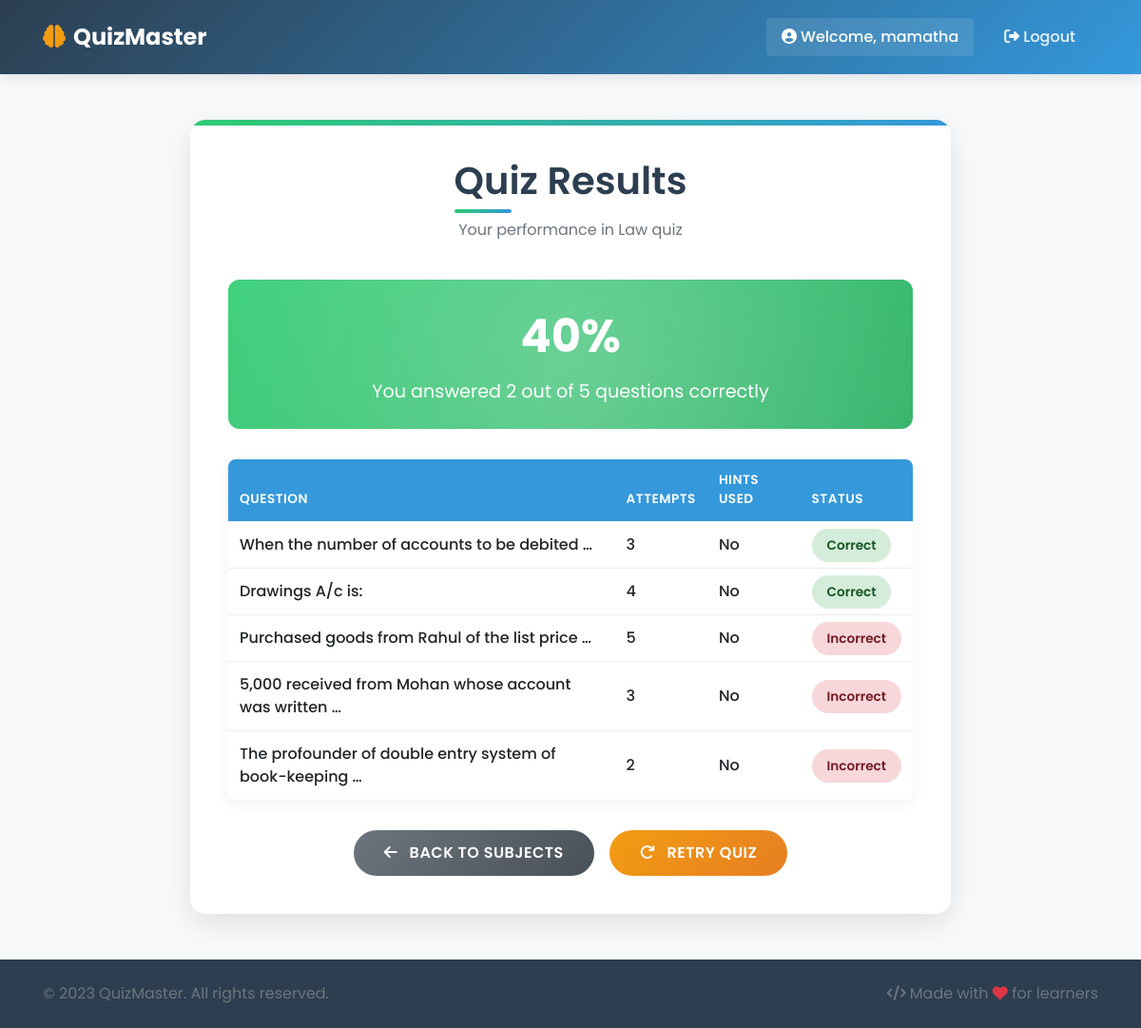
/subject/5/results/ (signed in), run on the app's committed database.
### quiz_app/models.py (models this page shows, shortened)
class Subject(models.Model):
    name = models.CharField(max_length=100)
    description = models.TextField(max_length=200,help_text="Description must be under 200 characters.")
    logo_image  = models.ImageField(upload_to='logos/', blank=True, null=True,help_text="Upload an image of size 350 × 180 px.",validators=[validate_image])
    class Meta:
        db_table = 'quiz_subject'

class Question(models.Model):
    TEXT = 'text'
    IMAGE = 'image'
    QUESTION_TYPES = [
        (TEXT, 'Text Question'),
        (IMAGE, 'Image Question'),
    ]
    subject = models.ForeignKey(Subject, on_delete=models.CASCADE)
    question_type = models.CharField(max_length=10, choices=QUESTION_TYPES, default=TEXT)
    text_content = models.TextField(blank=True, null=True)
    image_content = models.ImageField(upload_to='questions/', blank=True, null=True)
    hint = models.TextField(blank=True, null=True)
    class Meta:
        db_table = 'quiz_question'

### quiz_app/views.py (the view)
# urls.py: path("subject/<int:subject_id>/results/", views.results, name="results"),
@login_required(login_url="login")
def results(request, subject_id):
    subject = get_object_or_404(Subject, id=subject_id)
    user_id = request.user.pk
    progress_list = UserProgress.objects.filter(
        user_id=user_id, subject=subject
    ).select_related("question")
    total_questions = subject.question_set.count()
    correct_answers = progress_list.filter(answered_correctly=True).count()
    score_percentage = int((correct_answers / total_questions) * 100) if total_questions > 0 else 0
    results = []
    for progress in progress_list:
        question_text = progress.question.text_content or "Unnamed Question"
        if progress.answered_correctly:
            status = "Correct"
        elif progress.attempts >= 2:
            status = "Incorrect"
        else:
            status = "Incomplete"
        results.append({
            "question_text": question_text,
            "attempts": progress.attempts,
            "hints_used": progress.hint_used,
            "status": status,
        })
    return render(request, "results.html", {
        "subject": subject,
        "results": results,
        "total_questions": total_questions,
        "correct_answers": correct_answers,
        "score_percentage": score_percentage,
    })

### templates/results.html (shortened to what this page needs)
{% extends 'base.html' %}
{% block content %}
<div class="results-container">
    <div class="results-header">
        <h1>Quiz Results</h1>
        <p class="text-muted">Your performance in {{ subject.name }} quiz</p>
    </div>
    <div class="score-display">
        <div class="score-percentage">{{ score_percentage }}%</div>
        <div class="score-details">
            You answered {{ correct_answers }} out of {{ total_questions }} questions correctly
        </div>
    </div>
    <div class="results-table">
        <table class="table table-hover">
            <thead>
                <tr>
                    <th>Question</th>
                    <th>Attempts</th>
                    <th>Hints Used</th>
                    <th>Status</th>
                </tr>
            </thead>
            <tbody>
                {% for result in results %}
                <tr>
                    <td>{{ result.question_text|truncatewords:8 }}</td>
                    <td>{{ result.attempts }}</td>
                    <td>{% if result.hints_used %}Yes{% else %}No{% endif %}</td>
                    <td>
                        <span class="status-badge status-{{ result.status|lower }}">
                            {{ result.status }}
                        </span>
                    </td>
                </tr>
                {% endfor %}
            </tbody>
        </table>
    </div>
    <div class="results-actions">
        <a href="{% url 'subject_list' %}" class="btn btn-back btn-custom">
            <i class="fas fa-arrow-left mr-2"></i> Back to Subjects
        </a>
        <a href="{% url 'subject_questions' subject.id %}" class="btn btn-retry btn-custom">
            <i class="fas fa-redo mr-2"></i> Retry Quiz
        </a>
    </div>
</div>
{% endblock %}

### templates/base.html (shortened to what this page needs)
{% load static %}
<!DOCTYPE html>
<html lang="en">
<head>
    <link rel="stylesheet" href="https://stackpath.bootstrapcdn.com/bootstrap/4.5.2/css/bootstrap.min.css">
    <link rel="stylesheet" href="https://cdnjs.cloudflare.com/ajax/libs/font-awesome/6.4.0/css/all.min.css">
    <link rel="stylesheet" href="{% static 'css/style.css' %}">
</head>
<body>
    <nav class="navbar navbar-expand-lg navbar-dark navbar-custom">
        <div class="container">
            <a class="navbar-brand" href="{% url 'subject_list' %}">
                <i class="fas fa-brain mr-2"></i>QuizMaster
            </a>
            <div class="collapse navbar-collapse" id="navbarNav">
                <ul class="navbar-nav ml-auto">
                    {% if user.is_authenticated %}
                        <li class="nav-item">
                            <span class="navbar-text user-welcome">
                                <i class="fas fa-user-circle mr-1"></i>Welcome, {{ user.username }}
                            </span>
                        </li>
                        <li class="nav-item">
                            <a class="nav-link" href="{% url 'admin:logout' %}">
                                <i class="fas fa-sign-out-alt mr-1"></i>Logout
                            </a>
                        </li>
                    {% else %}
                        <li class="nav-item">
                            <a class="nav-link" href="{% url 'admin:login' %}">
                                <i class="fas fa-sign-in-alt mr-1"></i>Login
                            </a>
                        </li>
                    {% endif %}
                </ul>
            </div>
        </div>
    </nav>
    <main class="main-content">
        <div class="container">
            {% block content %}{% endblock %}
        </div>
    </main>
    <footer class="footer">
        <div class="container">
            <div class="row">
                <div class="col-md-6">
                    <p class="text-muted">&copy; 2023 QuizMaster. All rights reserved.</p>
                </div>
                <div class="col-md-6 text-md-right">
                    <p class="text-muted">
                        <i class="fas fa-code mr-1"></i>Made with <i class="fas fa-heart text-danger"></i> for learners
                    </p>
                </div>
            </div>
        </div>
    </footer>
</body>
</html>

### static/css/style.css (style rules this page uses)
:root { --primary-color: #3498db; --secondary-color: #2c3e50; --success-color: #2ecc71; --warning-color: #f39c12; --danger-color: #e74c3c; --light-color: #ecf0f1; --dark-color: #34495e; --card-shadow: 0 10px 30px rgba(0, 0, 0, 0.1); --transition: all 0.3s ease; }
body { font-family: 'Poppins', sans-serif; background-color: #f8f9fa; color: var(--dark-color); min-height: 100vh; display: flex; flex-direction: column; }
h1, h2, h3, h4, h5, h6 { font-family: 'Poppins', sans-serif; font-weight: 600; color: var(--secondary-color); }
.navbar-custom { background: linear-gradient(135deg, var(--secondary-color) 0%, var(--primary-color) 100%); box-shadow: 0 4px 15px rgba(0, 0, 0, 0.1); padding: 1rem 0; }
.navbar-brand { font-weight: 700; font-size: 1.5rem; color: white !important; }
.navbar-brand i { color: var(--warning-color); }
.navbar-nav .nav-link { color: rgba(255, 255, 255, 0.9) !important; font-weight: 500; margin: 0 0.5rem; transition: var(--transition); border-radius: 4px; padding: 0.5rem 1rem !important; }
.user-welcome { color: white !important; font-weight: 500; padding: 0.5rem 1rem; background-color: rgba(255, 255, 255, 0.1); border-radius: 4px; margin-right: 0.5rem; }
.main-content { flex: 1; padding: 3rem 0; }
.footer { background-color: var(--secondary-color); color: white; padding: 1.5rem 0; margin-top: auto; }
.footer p { margin: 0; }
.btn-custom { padding: 0.75rem 2rem; border-radius: 50px; font-weight: 600; text-transform: uppercase; letter-spacing: 0.5px; transition: var(--transition); }
.results-container { max-width: 800px; margin: 0 auto; background: white; border-radius: 16px; box-shadow: var(--card-shadow); padding: 2.5rem; position: relative; overflow: hidden; }
.results-container:before { content: ''; position: absolute; top: 0; left: 0; width: 100%; height: 6px; background: linear-gradient(90deg, var(--success-color), var(--primary-color)); }
.results-header { text-align: center; margin-bottom: 2.5rem; position: relative; }
.results-header h1 { font-size: 2.5rem; margin-bottom: 1rem; position: relative; display: inline-block; }
.results-header h1:after { content: ''; position: absolute; bottom: -10px; left: 0; width: 60px; height: 4px; background: linear-gradient(90deg, var(--success-color), var(--primary-color)); border-radius: 2px; }
.score-display { background: linear-gradient(135deg, var(--success-color) 0%, #27ae60 100%); color: white; border-radius: 12px; padding: 1.5rem; margin-bottom: 2rem; text-align: center; position: relative; overflow: hidden; }
.score-display:before { content: ''; position: absolute; top: -50%; left: -50%; width: 200%; height: 200%; background: radial-gradient(circle, rgba(255,255,255,0.3) 0%, rgba(255,255,255,0) 70%); animation: pulse 3s infinite; }
.score-percentage { font-size: 3rem; font-weight: 700; margin-bottom: 0.5rem; position: relative; }
.score-details { font-size: 1.2rem; position: relative; }
.results-table { margin-bottom: 2rem; }
.results-table .table { border-radius: 8px; overflow: hidden; box-shadow: 0 5px 15px rgba(0,0,0,0.05); }
.results-table .table th { background-color: var(--primary-color); color: white; border: none; font-weight: 600; text-transform: uppercase; font-size: 0.85rem; letter-spacing: 0.5px; }
.results-table .table td { vertical-align: middle; border-color: #eee; font-weight: 500; }
.status-badge { padding: 0.5rem 1rem; border-radius: 50px; font-weight: 600; font-size: 0.85rem; }
.status-correct { background-color: #d4edda; color: #155724; }
.status-incorrect { background-color: #f8d7da; color: #721c24; }
.results-actions { display: flex; justify-content: center; gap: 1rem; margin-top: 2rem; }
.results-actions .btn { min-width: 180px; }
.btn-back { background: linear-gradient(135deg, #6c757d 0%, #495057 100%); border: none; color: white; }
.btn-retry { background: linear-gradient(135deg, var(--warning-color) 0%, #e67e22 100%); border: none; color: white; }

### data on the page
Subject: name "Law"
Question: question_text "When the number of accounts to be debited …"
Question: question_text "Drawings A/c is:"
Question: question_text "Purchased goods from Rahul of the list price …"
Question: question_text "5,000 received from Mohan whose account was written …"
Question: question_text "The profounder of double entry system of book-keeping …"

### other printed values
{{ user.username }} "mamatha"
{{ score_percentage }} "40"
{{ correct_answers }} "2"
{{ total_questions }} "5"
{{ result.attempts }} "3" "4" "5" "3" "2"
{{ result.status }} "Correct" "Correct" "Incorrect" "Incorrect" "Incorrect"
